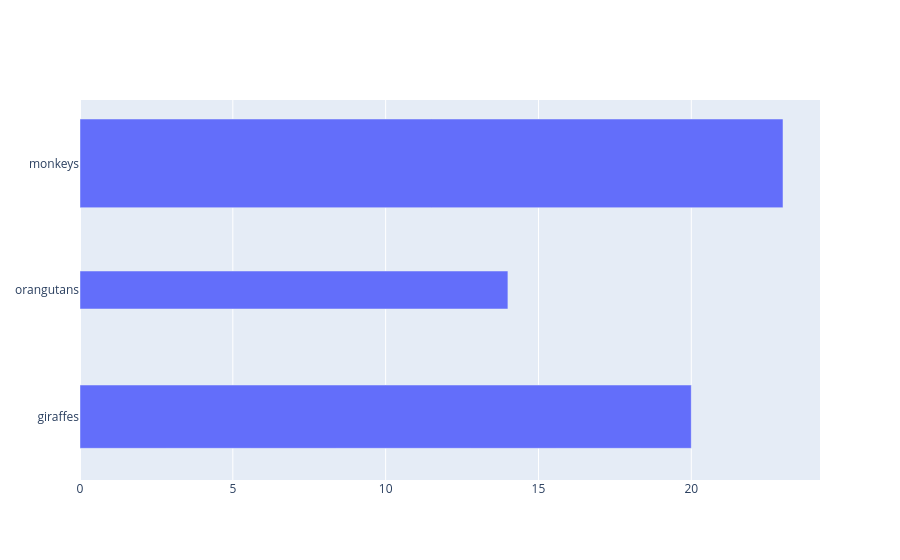

Notebook source saved alongside this figure:
### Code cell
import plotly.graph_objects as go

# Create a bar chart with custom widths
fig = go.Figure(go.Bar(
    x=[20, 14, 23],
    y=['giraffes', 'orangutans', 'monkeys'],
    orientation='h',
    width=[0.5, 0.3, 0.7]  # Specify custom widths for each bar
))

fig.show()

### Figure 1 — Plotly figure (JSON) as saved in the notebook; plotly's stock layout.template omitted (floating-point values rounded to 4 significant figures)
{"data": [{"orientation": "h", "type": "bar", "width": [0.5, 0.3, 0.7], "x": [20, 14, 23], "y": ["giraffes", "orangutans", "monkeys"]}], "layout": {}}
